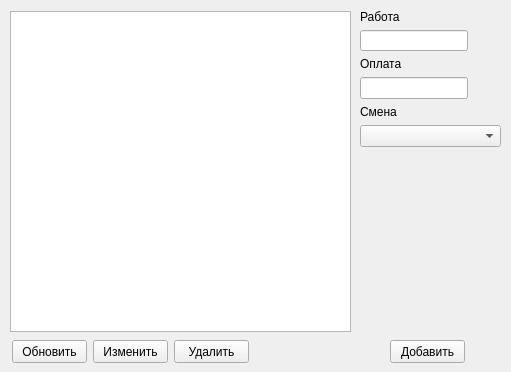
<?xml version="1.0" encoding="UTF-8"?>
<ui version="4.0">
 <class>tableWorks</class>
 <widget class="QWidget" name="tableWorks">
  <property name="geometry">
   <rect>
    <x>0</x>
    <y>0</y>
    <width>511</width>
    <height>372</height>
   </rect>
  </property>
  <property name="windowTitle">
   <string>Работы</string>
  </property>
  <widget class="QPushButton" name="update">
   <property name="geometry">
    <rect>
     <x>12</x>
     <y>340</y>
     <width>75</width>
     <height>23</height>
    </rect>
   </property>
   <property name="text">
    <string>Обновить</string>
   </property>
  </widget>
  <widget class="QTableView" name="tableView">
   <property name="geometry">
    <rect>
     <x>10</x>
     <y>11</y>
     <width>341</width>
     <height>321</height>
    </rect>
   </property>
  </widget>
  <widget class="QPushButton" name="Change">
   <property name="geometry">
    <rect>
     <x>93</x>
     <y>340</y>
     <width>75</width>
     <height>23</height>
    </rect>
   </property>
   <property name="text">
    <string>Изменить</string>
   </property>
  </widget>
  <widget class="QPushButton" name="Add">
   <property name="geometry">
    <rect>
     <x>390</x>
     <y>340</y>
     <width>75</width>
     <height>23</height>
    </rect>
   </property>
   <property name="text">
    <string>Добавить</string>
   </property>
  </widget>
  <widget class="QPushButton" name="Delete">
   <property name="geometry">
    <rect>
     <x>174</x>
     <y>340</y>
     <width>75</width>
     <height>23</height>
    </rect>
   </property>
   <property name="text">
    <string>Удалить</string>
   </property>
  </widget>
  <widget class="QWidget" name="layoutWidget">
   <property name="geometry">
    <rect>
     <x>360</x>
     <y>10</y>
     <width>141</width>
     <height>137</height>
    </rect>
   </property>
   <layout class="QFormLayout" name="formLayout">
    <item row="0" column="0">
     <widget class="QLabel" name="label">
      <property name="text">
       <string>Работа</string>
      </property>
     </widget>
    </item>
    <item row="2" column="0">
     <widget class="QLabel" name="label_2">
      <property name="text">
       <string>Оплата</string>
      </property>
     </widget>
    </item>
    <item row="5" column="0">
     <widget class="QLabel" name="label_3">
      <property name="text">
       <string>Смена</string>
      </property>
     </widget>
    </item>
    <item row="6" column="0" colspan="2">
     <widget class="QComboBox" name="comboBox_2"/>
    </item>
    <item row="4" column="0">
     <widget class="QLineEdit" name="lineEdit_2"/>
    </item>
    <item row="1" column="0">
     <widget class="QLineEdit" name="lineEdit"/>
    </item>
   </layout>
  </widget>
 </widget>
 <resources/>
 <connections/>
</ui>
